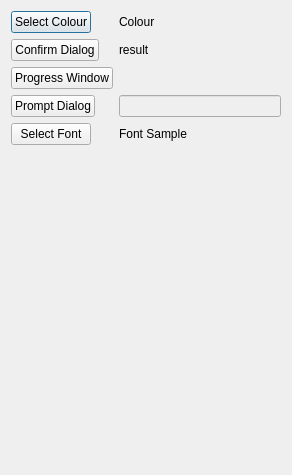
<?xml version="1.0" encoding="UTF-8"?>
<ui version="4.0">
 <class>Dialog</class>
 <widget class="QDialog" name="Dialog">
  <property name="geometry">
   <rect>
    <x>0</x>
    <y>0</y>
    <width>292</width>
    <height>475</height>
   </rect>
  </property>
  <property name="windowTitle">
   <string>Dialog</string>
  </property>
  <layout class="QFormLayout" name="formLayout">
   <item row="0" column="0">
    <widget class="QPushButton" name="show_colour">
     <property name="text">
      <string>Select Colour</string>
     </property>
    </widget>
   </item>
   <item row="0" column="1">
    <widget class="QLabel" name="colour_label">
     <property name="text">
      <string>Colour</string>
     </property>
    </widget>
   </item>
   <item row="1" column="1">
    <widget class="QLabel" name="confirm_result">
     <property name="text">
      <string>result</string>
     </property>
    </widget>
   </item>
   <item row="1" column="0">
    <widget class="QPushButton" name="confirm_button">
     <property name="text">
      <string>Confirm Dialog</string>
     </property>
    </widget>
   </item>
   <item row="2" column="0">
    <widget class="QPushButton" name="progress_window">
     <property name="text">
      <string>Progress Window</string>
     </property>
    </widget>
   </item>
   <item row="3" column="0">
    <widget class="QPushButton" name="prompt_dialog">
     <property name="text">
      <string>Prompt Dialog</string>
     </property>
    </widget>
   </item>
   <item row="3" column="1">
    <widget class="QLineEdit" name="prompt_text">
     <property name="enabled">
      <bool>false</bool>
     </property>
    </widget>
   </item>
   <item row="4" column="0">
    <widget class="QPushButton" name="select_font">
     <property name="text">
      <string>Select Font</string>
     </property>
    </widget>
   </item>
   <item row="4" column="1">
    <widget class="QLabel" name="font_text">
     <property name="text">
      <string>Font Sample</string>
     </property>
    </widget>
   </item>
  </layout>
 </widget>
 <resources/>
 <connections/>
</ui>
